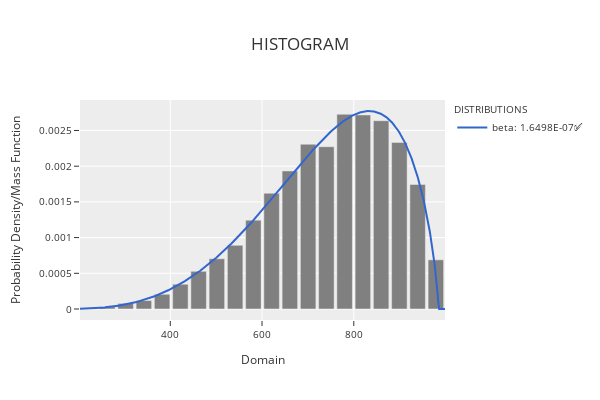

Source (notebook cell):
### Markdown cell above
**Plot a histogram of the dataset values to visualize the distribution**

### Code cell
phi.plot_histogram_distributions()

### Figure 1 — Plotly figure (JSON) as saved in the notebook; plotly's stock layout.template omitted (floating-point values rounded to 4 significant figures; data arrays with more than 128 entries replaced by an {"elided": "..."} marker saying what was removed)
{"data": [{"marker": {"color": "rgba(128,128,128,1)"}, "name": "Data", "showlegend": false, "type": "bar", "x": [223.1, 262.9, 302.7, 342.5, 382.2, 422.0, 461.8, 501.6, 541.4, 581.1, 620.9, 660.7, 700.5, 740.2, 780.0, 819.8, 859.6, 899.4, 939.1, 978.9], "y": [7.542e-06, 3.017e-05, 7.793e-05, 0.0001182, 0.0002061, 0.0003469, 0.0005279, 0.0007039, 0.0008924, 0.001244, 0.001621, 0.001933, 0.002308, 0.002273, 0.002728, 0.002717, 0.002637, 0.002333, 0.001745, 0.0006888]}, {"line": {"color": "#3366CC", "width": 2}, "mode": "lines", "name": "beta: 1.6498E-07✅", "type": "scatter", "visible": true, "x": {"elided": "1000 float values"}, "y": {"elided": "1000 float values"}}], "layout": {"bargap": 0.15, "height": 400, "legend": {"font": {"size": 10}, "orientation": "v", "title": {"font": {"size": 10}, "text": "DISTRIBUTIONS"}, "xanchor": "left", "y": 1, "yanchor": "auto"}, "title": {"text": "HISTOGRAM"}, "width": 600, "xaxis": {"tickfont": {"size": 10}, "title": {"font": {"size": 12}, "text": "Domain"}}, "yaxis": {"tickfont": {"size": 10}, "title": {"font": {"size": 12}, "text": "Probability Density/Mass Function"}}}}
